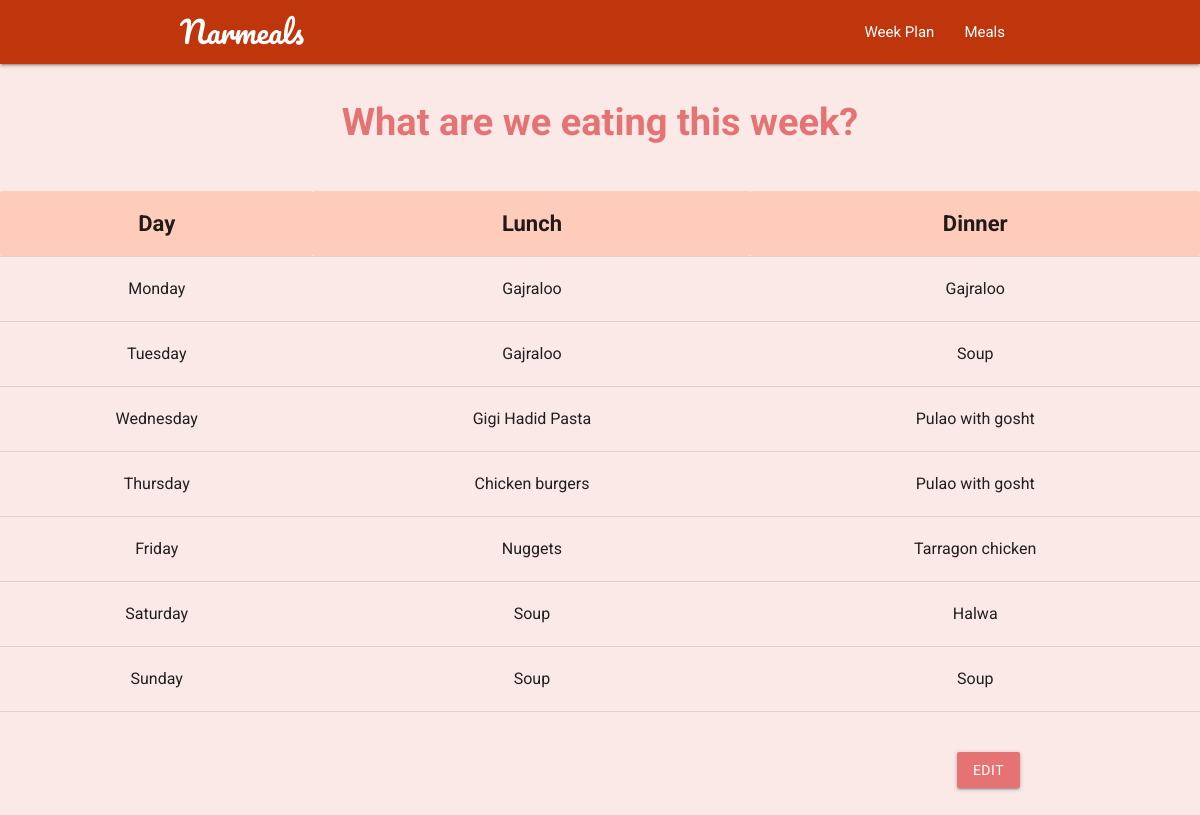
The page / on the database its author committed.
### narmeal/models.py (models this page shows, shortened)
class Monday(models.Model):
	lunch = models.CharField(max_length=200, null=False)
	dinner = models.CharField(max_length=200, null=False)

class Tuesday(models.Model):
	lunch = models.CharField(max_length=200)
	dinner = models.CharField(max_length=200)

class Wednesday(models.Model):
	lunch = models.CharField(max_length=200)
	dinner = models.CharField(max_length=200)

class Thursday(models.Model):
	lunch = models.CharField(max_length=200)
	dinner = models.CharField(max_length=200)

class Friday(models.Model):
	lunch = models.CharField(max_length=200)
	dinner = models.CharField(max_length=200)

class Saturday(models.Model):
	lunch = models.CharField(max_length=200)
	dinner = models.CharField(max_length=200)

class Sunday(models.Model):
	lunch = models.CharField(max_length=200)
	dinner = models.CharField(max_length=200)

### narmeal/views.py (the view)
# urls.py: 2. Add a URL to urlpatterns:  path('', views.home, name='home')
def home(request):
    current_date = timezone.now()
    monday_meal = Monday.objects.get()
    tuesday_meal = Tuesday.objects.get()
    wednesday_meal = Wednesday.objects.get()
    thursday_meal = Thursday.objects.get()
    friday_meal = Friday.objects.get()
    saturday_meal = Saturday.objects.get()
    sunday_meal = Sunday.objects.get()
    return render(request, 'narmeal/home.html', {
		'current_date':current_date,
		'monday_meal': monday_meal,
		'tuesday_meal': tuesday_meal,
		'wednesday_meal': wednesday_meal,
		'thursday_meal': thursday_meal,
		'friday_meal': friday_meal,
		'saturday_meal': saturday_meal,
		'sunday_meal': sunday_meal,
		})

### templates/narmeal/home.html
{% extends 'narmeal/base.html' %}
{% block content %}
<div style="margin-top: 30px; margin-bottom: 10px; text-align: center; color: #e57373; font-weight: bold; font-size: 38px;">
	<div>
		What are we eating this week?
	</div>
</div>
<div style="margin-top: 10px; margin-bottom: 10px; padding-top: 30px; padding-bottom: 30px;">
	<table class="centered highlight">
		<thead>
			 <tr style="background-color: #ffccbc;">
              <th>Day</th>
              <th>Lunch</th>
              <th>Dinner</th>
          </tr>
        </thead>
        <tbody>
        	<tr>
        		<td> Monday</td>
        		<td> {{ monday_meal.lunch}} </td>
        		<td> {{ monday_meal.dinner }}</td>
        	</tr>
        	<tr>
        		<td> Tuesday</td>
        		<td> {{ tuesday_meal.lunch }} </td>
        		<td> {{ tuesday_meal.dinner }}</td>
        	</tr>
        	<tr>
        		<td> Wednesday</td>
        		<td> {{ wednesday_meal.lunch }}</td>
        		<td> {{ wednesday_meal.dinner }}</td>
        	</tr>
        	<tr>
        		<td> Thursday</td>
        		<td> {{thursday_meal.lunch}} </td>
        		<td> {{thursday_meal.dinner}}</td>
        	</tr>
        	<tr>
        		<td> Friday</td>
        		<td> {{ friday_meal.lunch }} </td>
        		<td> {{ friday_meal.dinner }} </td>
        	</tr>
        	<tr>
        		<td> Saturday</td>
        		<td> {{ saturday_meal.lunch }} </td>
        		<td> {{ saturday_meal.dinner}} </td>
        	</tr>
        	<tr>
        		<td> Sunday</td>
        		<td> {{ sunday_meal.lunch }} </td>
        		<td> {{ sunday_meal.dinner }}</td>
        	</tr>
        </tbody>
    </table>
</div>
<div class="container" style="margin-bottom: 40px; text-align: right;">
<a class="btn waves-effect waves-light #e57373 red lighten-2" href="{% url 'week_plan'%}">Edit
  </a>
 </div>
{% endblock %}

### templates/narmeal/base.html (shortened to what this page needs)
{% load static %}
<html lang="en">
<head>
	<link rel="stylesheet" href="https://cdnjs.cloudflare.com/ajax/libs/materialize/1.0.0/css/materialize.min.css">
</head>
<body>
 <nav class="#bf360c deep-orange darken-4">
 	<div class="container">
    <div class="nav-wrapper">
      <a href="{% url 'home' %}" class="brand-logo" style="font-family: Pacifico; font-size: 30px;">Narmeals</a>
      <ul id="nav-mobile" class="right hide-on-med-and-down">
        <li><a href="{% url 'week_plan' %}">Week Plan</a></li>
        <li><a href="{% url 'meals_list' %}">Meals</a></li>
      </ul>
    </div>
</div>
  </nav>
{% block content %}
{% endblock content %}
</body>
</html>

### templates/narmeal/base.html (style rules this page uses)
body { background-color:#fbe9e7; font-family: Roboto; }
thead { font-weight: bold; font-size: 22px; }
nav { border-collapse: all; }
tr { height: 65px; }
th { text-align: center; }
td { text-align: center; height: 30px; }

### rows shown on the page
Monday: lunch "Gajraloo", dinner "Gajraloo"
Tuesday: lunch "Gajraloo", dinner "Soup"
Wednesday: lunch "Gigi Hadid Pasta", dinner "Pulao with gosht"
Thursday: lunch "Chicken burgers", dinner "Pulao with gosht"
Friday: lunch "Nuggets", dinner "Tarragon chicken"
Saturday: lunch "Soup", dinner "Halwa"
Sunday: lunch "Soup", dinner "Soup"
